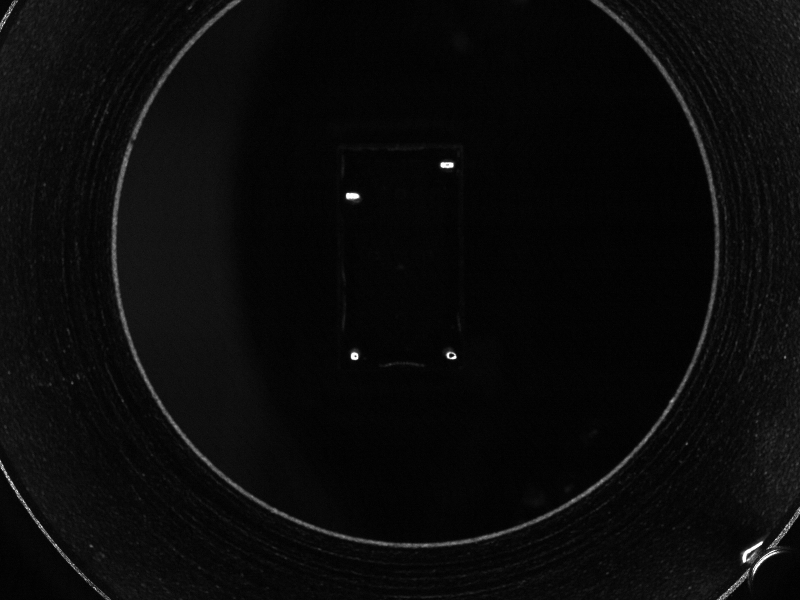
#> input picture facc/B01/B01-01.bmp, 1600 x 1200 px (shown at 1/2 size)
$ python test.py
#> lines starting #> are read from the running program, lines starting #| are printed output that depends on the picture
import cv2
import numpy as np
import matplotlib.pyplot as plt
import imutils
from mpl_toolkits.mplot3d import Axes3D

if __name__ == '__main__':
    img = cv2.imread('B01/B01-01.bmp', 0)  # 直接读为灰度图像
#> img is the input picture: shape (1200, 1600); min 0, max 255, mean 10.6
    img = img[143:891, 393:1239]
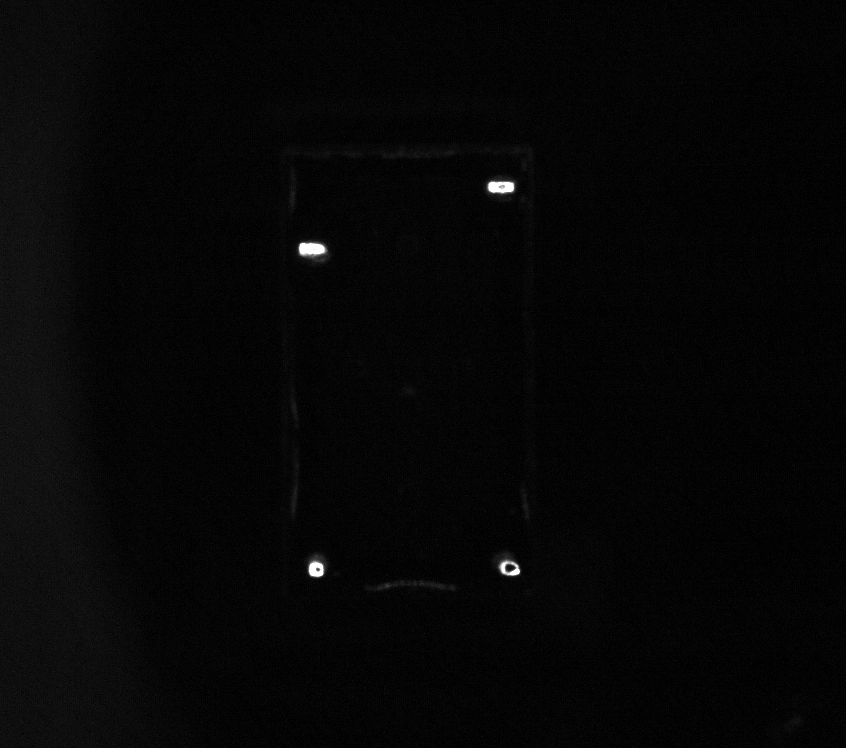
#> img: shape (748, 846); min 0, max 255, mean 5.9
    # 为了方便，我们新建一个与input一样大小的图片;
    sp = img.shape
#> sp = (748, 846)
    x = np.arange(sp[1])
#> x = 846 values from 0 to 845
    y = np.arange(sp[0])
#> y = 748 values from 0 to 747
    X, Y = np.meshgrid(x, y)
    Z=img
    fig = plt.figure()
    ax = Axes3D(fig)
    ax.contour3D(X, Y, Z, 50, cmap='binary')
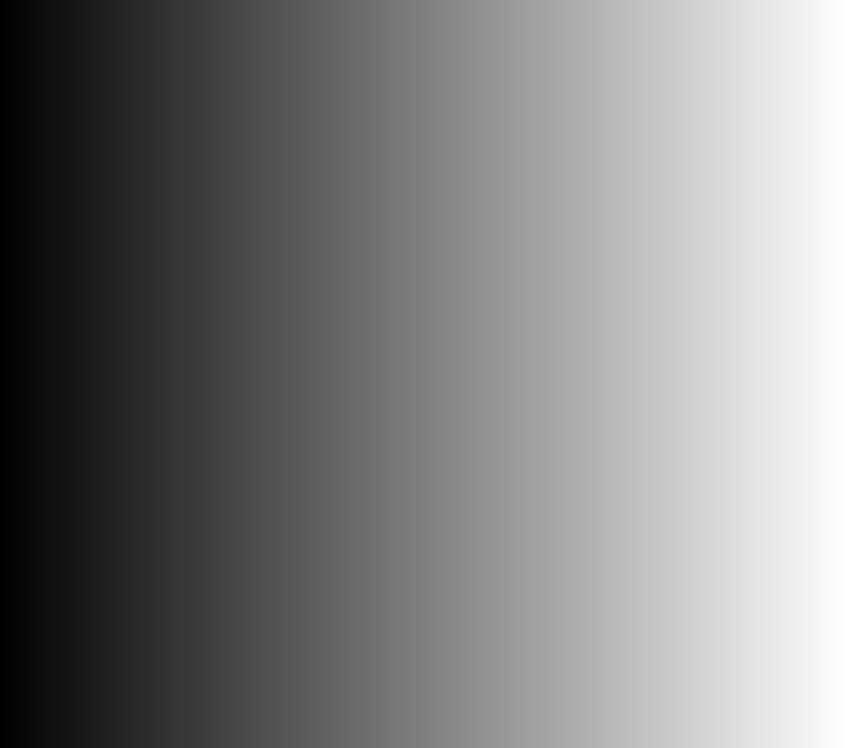
#> X: shape (748, 846) int64; min 0, max 845, mean 422.5; drawn with min black and max white
    ax.set_xlabel('x')
    ax.set_ylabel('y')
    ax.set_zlabel('z');
    plt.show()
cv2.waitKey(0)
